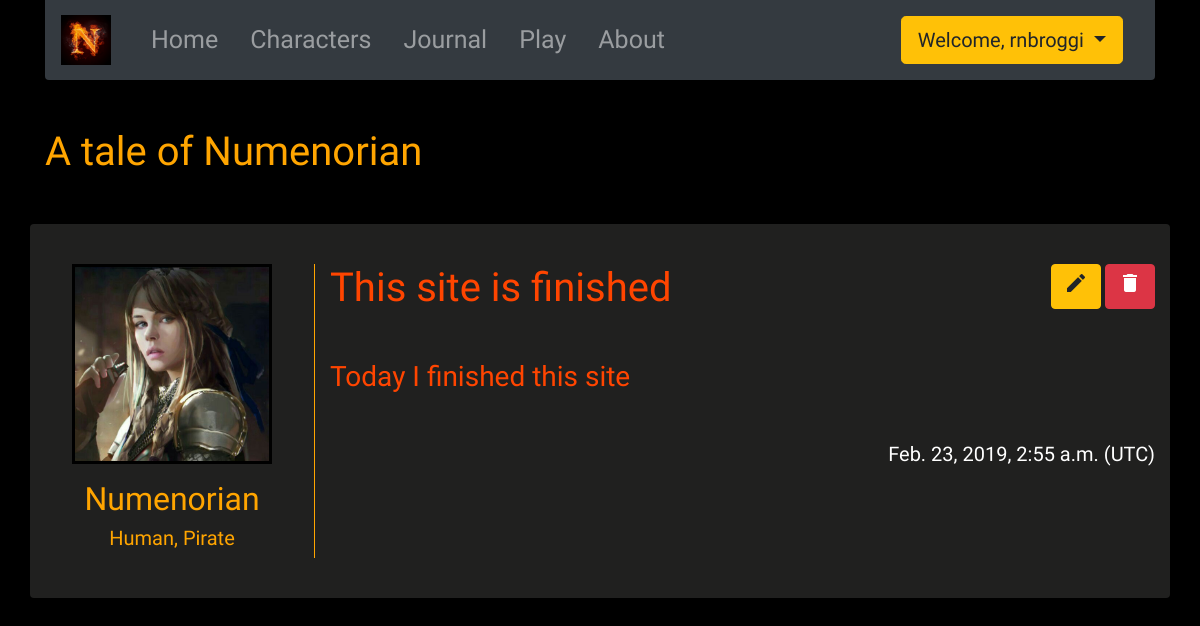
Screenshot of /journal/entries/27 (signed in) with the database file from the repository.
### journal/models.py (models this page shows, shortened)
class Post(models.Model):
    user = models.ForeignKey(settings.AUTH_USER_MODEL, on_delete=models.CASCADE)
    character = models.ForeignKey('characters.Character', on_delete=models.CASCADE, null=True)
    title = models.CharField(max_length=70)
    text = models.TextField()
    published_date = models.DateTimeField(blank=True, null=True, auto_now=True)
    class Meta:
        ordering = ["-published_date"]

### characters/models.py (models this page shows, shortened)
class Character(models.Model):
    user = models.ForeignKey(settings.AUTH_USER_MODEL, on_delete=models.CASCADE)
    name = models.CharField(max_length=14, unique=True, null=True)
    race = models.ForeignKey('Race', on_delete=models.CASCADE)
    MALE = 'M'
    FEMALE = 'F'
    GENDER_CHOICES = (
        (MALE, 'Male'),
        (FEMALE, 'Female')
    )
    gender = models.CharField(max_length=1, choices=GENDER_CHOICES, default=MALE)
    image = models.ImageField(blank=True, default=0)
    char_class = models.ForeignKey('Class', on_delete=models.CASCADE)
    description = models.TextField(max_length=400, blank=True)
    enemy = models.ForeignKey('Enemy', on_delete=models.CASCADE, null=True)
    def __str__(self):
        return self.name

class Race(models.Model):
    name = models.CharField(max_length=30)
    description = models.TextField(max_length=500, blank=True)
    def __str__(self):
        return self.name

class Class(models.Model):
    name = models.CharField(max_length=15)
    description = models.TextField(max_length=100, blank=True)
    power_one = models.ForeignKey('ClassPower', on_delete=models.CASCADE, related_name='attack')
    power_two = models.ForeignKey('ClassPower', on_delete=models.CASCADE, related_name='heal')
    class Meta:
        verbose_name_plural = _("Classes")
    def __str__(self):
        return self.name

### journal/views.py (the view)
# urls.py: path('entries/<pk>', views.PostDetailView.as_view(), name='entry-detail'),
class PostDetailView(LoginRequiredMixin, DetailView):
    model = Post
    def get_queryset(self):
        return self.model.objects.filter(user=self.request.user)

### journal/templates/journal/post_detail.html (shortened to what this page needs)
{% extends 'base.html' %}
{% load bootstrap3 %}
{% block content %}
    <h1 class="mb-5 textclass">A tale of {{ post.character }}</h1>
    <div class="row textclass post rounded">
        <div class="col-3 mycol text-center">
            <img src="{{ post.character.image.url }}" class="mb-3" alt="Character profile pic"
                 height="200px"
                 width="200px">
            <h2>{{ post.character }}</h2>
            <h5>{{ post.character.race }}, {{ post.character.char_class }}</h5>
        </div>
        <div class="col-9">
            <div class="row">
                <div class="col-9">
                    <h1 class="post-text">{{ post.title }} </h1>
                </div>
                <div class="col-3 text-right">
                    <a href="{% url 'journal:edit' pk=post.pk %}" class="btn btn-warning"><i class="material-icons">
                    </i></a>
                    <button type="button" class="btn btn-danger" data-toggle="modal"
                            data-target="#Modal">
                        <i class="material-icons">
                        </i>
                    </button>
                </div>
            </div>
            <h3 class="mt-5 post-text">{{ post.text|linebreaks }}</h3>
            <h3 class="mt-5 text-right date">{{ post.published_date }} (UTC)</h3>
        </div>
    </div>
    </div>
{% endblock %}

### templates/base.html (shortened to what this page needs)
<!DOCTYPE html>
{% load staticfiles %}
<html lang="en">
<head>
    <link rel="stylesheet" href="https://stackpath.bootstrapcdn.com/bootstrap/4.2.1/css/bootstrap.min.css"
>
    <link rel="stylesheet" href="{% static 'project_nico/css/master.css' %}">
    <link rel="stylesheet" href="{% static 'project_nico/css/formstyle.css' %}">
    <link rel="stylesheet" href="{% static 'project_nico/css/character_list_style.css' %}">
    <link rel="stylesheet" href="{% static 'project_nico/css/post_list_style.css' %}">
    <link rel="stylesheet" href="{% static 'project_nico/css/poststyle.css' %}">
    <link rel="stylesheet" href="{% static 'project_nico/css/rpgstyle.css' %}">
</head>
<body class="bg">
<div class="container">
    <nav class="navbar navbar-expand-lg navbar-dark bg-dark rounded-bottom mb-5 ">
        <a class="navbar-brand" href="{% url 'home' %}"><img src="{% static 'project_nico/images/n.jpg' %}" alt="Brand"
                                                             hight="50px" width="50px"></a>
        <div class="collapse navbar-collapse" id="navbarNavAltMarkup">
            <div class="navbar-nav">
                <a class="nav-item nav-link ml-3" href="{% url 'home' %}">Home </a>
                {% if user.is_authenticated %}
                    <div class="dropdown characters-class" style="cursor: pointer">
                        <a class="nav-item nav-link ml-3" id="characters-dropdown"
                           data-toggle="dropdown" aria-haspopup="true" aria-expanded="false">Characters</a>
                    </div>
                    <a class="nav-item nav-link ml-3" href="{% url 'journal:journal' %}">Journal</a>
                    <a class="nav-item nav-link ml-3" href="{% url 'rpg:rpg' %}">Play</a>
                    <a class="nav-item nav-link ml-3" href="{% url 'about' %}">About</a>
                {% else %}
                    <a class="nav-item nav-link" href="{% url 'accounts:signup' %}">Sing up</a>
                    <a class="nav-item nav-link" href="{% url 'accounts:login' %}">Login</a>
                    <a class="nav-item nav-link" style="margin-left: 650px" href="{% url 'about' %}">About</a>
                {% endif %}
            </div>
        </div>
        {% if user.is_authenticated %}
            <div class="nav-item nav-link dropdown">
                <button class="btn btn-warning dropdown-toggle btn-lg" type="button" id="dropdownMenuButton"
                        data-toggle="dropdown" aria-haspopup="true" aria-expanded="false">
                    Welcome, {{ user.username }}
                </button>
            </div>
        {% endif %}
    </nav>
    {% block content %}
    {% endblock %}
</body>
</html>

### static/project_nico/css/master.css (style rules this page uses)
* { margin: 0; padding: 0; }
body { background-color: #000; color: white; overflow: scroll; margin: 0; }
.bg { top: 0; left: 0; width: 100vw; height: 100vh; background-image: url(http://78.media.tumblr.com/9951ca2e7e884a48ca5b5269f5514cd6/tumblr_nwjrkxWOcd1tslewgo1_500.gif); background-size: 100%; background-position: left bottom; }
.navbar { font-family: 'MedievalSharp', cursive; font-size: 25px; }
.textclass { font-family: 'Almendra', serif; color: orange; }
h1, h3 { margin: 0; }

### static/project_nico/css/poststyle.css (style rules this page uses)
.post { background-color: rgba(64, 64, 63, 0.5); padding-top: 40px; padding-bottom: 40px; }
.mycol { border-right: 1px solid orange; }
.post-text { color: orangered; }
.date { font-size: 20px; color: white; }
.post img { border: 3px solid black; }

### rows the page displays
Post: character "Numenorian", character.image (picture), character.race "Human", character.char_class "Pirate", title "This site is finished", text "Today I finished this site", published_date "Feb. 23, 2019, 2:55 a.m."

### other values shown
{{ user.username }} "rnbroggi"
